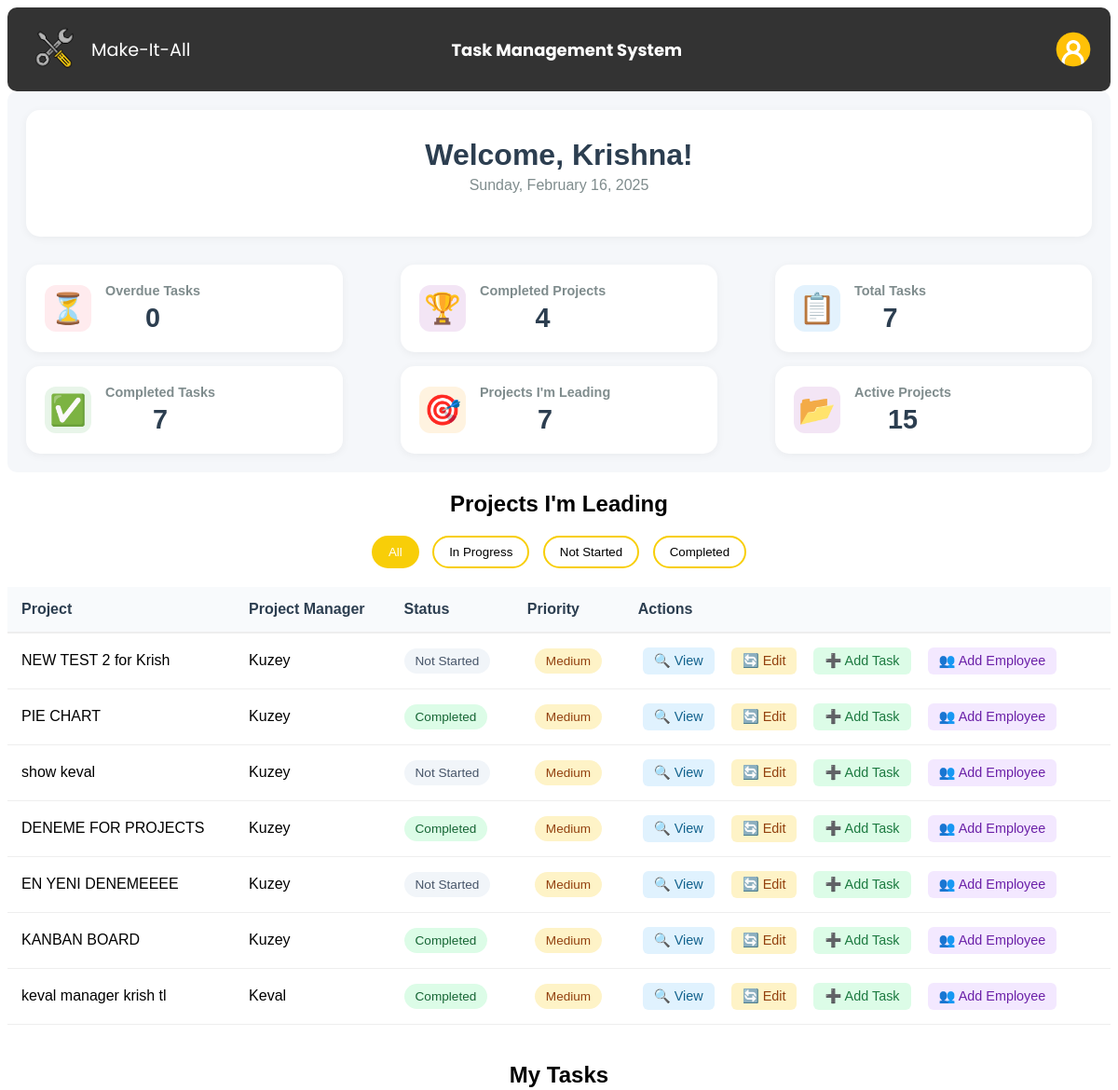
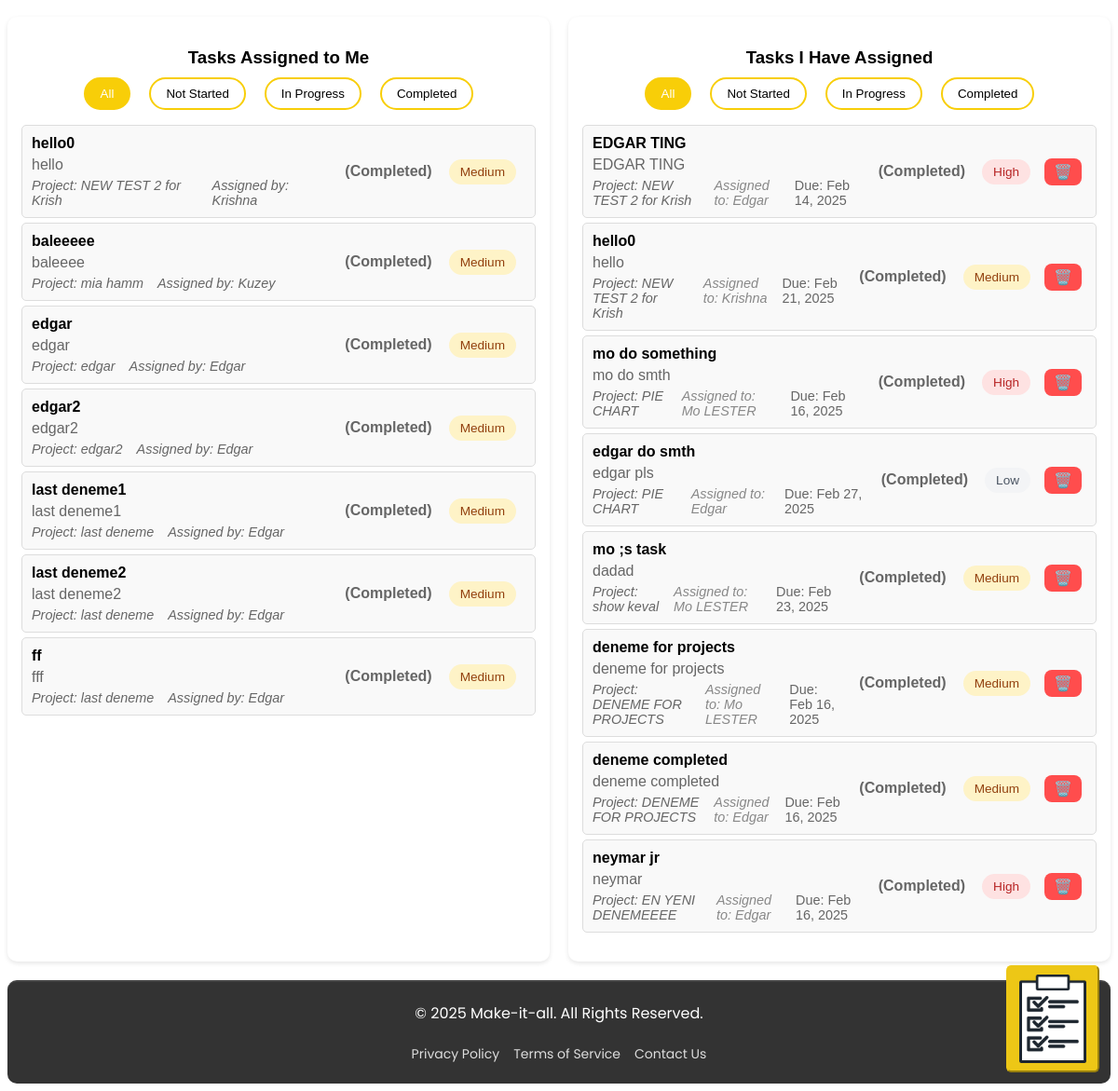
Page /employee.php (signed in) on the earlier database version (2 pictures, top to bottom).
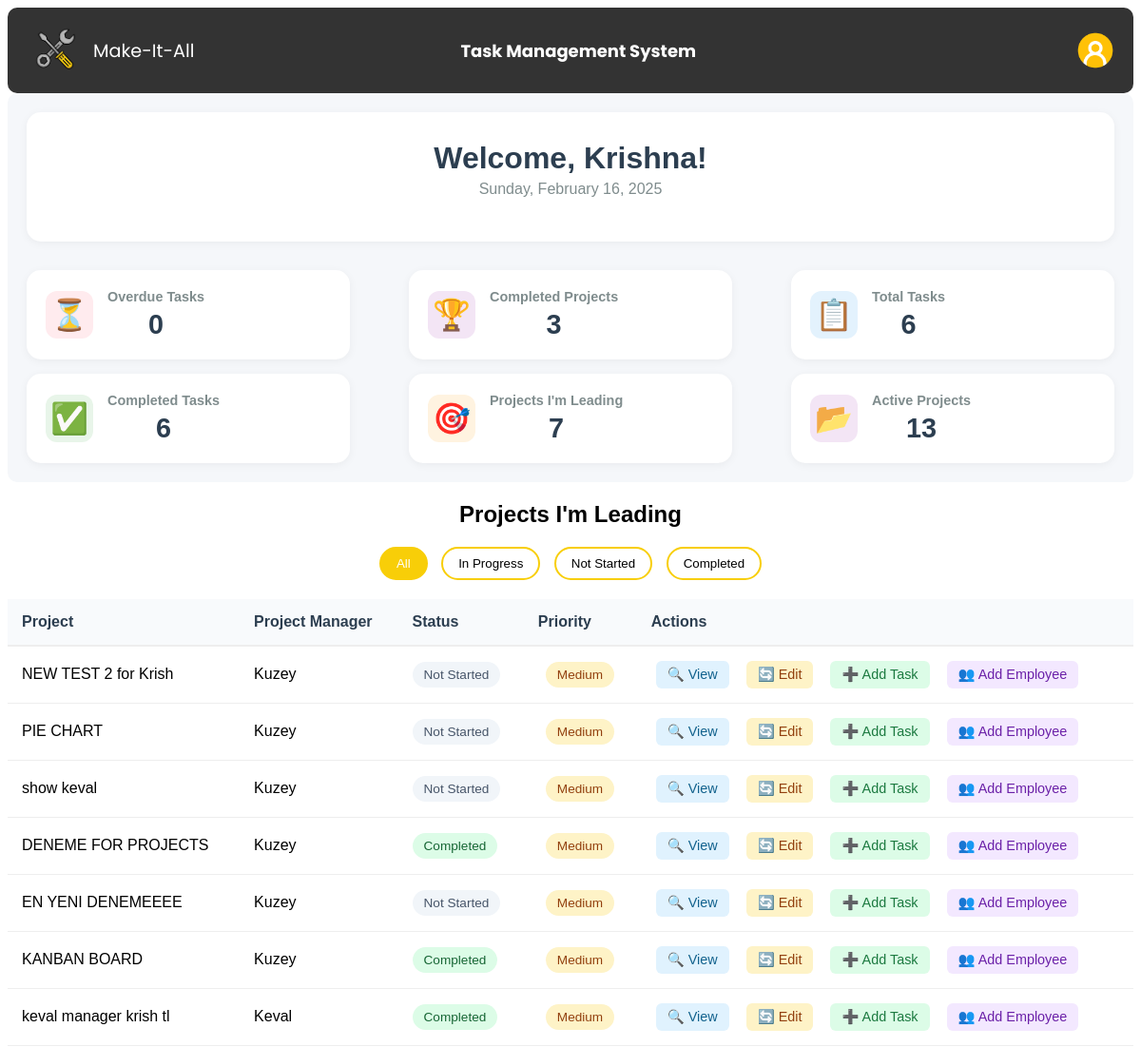
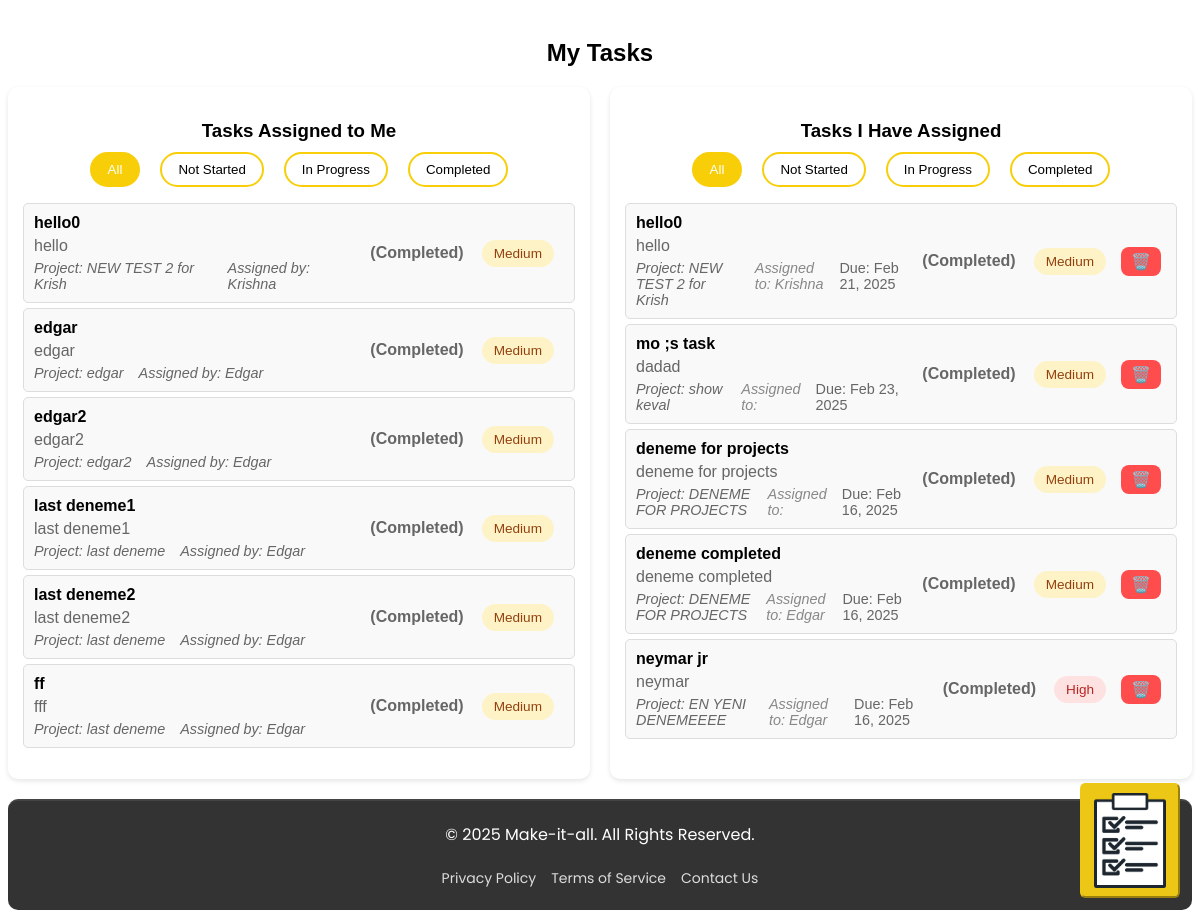
Same page on the later database version (2 pictures, top to bottom).
### tables this page shows
CREATE TABLE `users` (
  `id` int(11) NOT NULL,
  `name` varchar(255) NOT NULL,
  `email` varchar(255) NOT NULL,
  `password` varchar(255) NOT NULL,
  `role` enum('manager','employee') NOT NULL
);

CREATE TABLE `projects` (
  `id` int(11) NOT NULL,
  `manager_id` int(11) NOT NULL,
  `title` varchar(255) NOT NULL,
  `description` text NOT NULL,
  `team_leader_id` int(11) NOT NULL,
  `created_at` timestamp NOT NULL DEFAULT current_timestamp(),
  `status` enum('Not Started','In Progress','Completed') DEFAULT 'Not Started',
  `priority` enum('Low','Medium','High') DEFAULT 'Medium',
  `deadline` date NOT NULL DEFAULT curdate()
);

CREATE TABLE `tasks` (
  `id` int(11) NOT NULL,
  `project_id` int(11) NOT NULL,
  `title` varchar(255) NOT NULL,
  `description` text NOT NULL,
  `status` enum('Not Started','In Progress','Completed') DEFAULT 'Not Started',
  `deadline` date NOT NULL,
  `priority` enum('Low','Medium','High') DEFAULT 'Medium',
  `created_by` int(11) NOT NULL
);

### employee.php (the view, shortened to what the rows shown need)
<?php
include("notes.php");
$employee_id = $_SESSION["user_id"];
$assigned_to_me_stmt = $conn->prepare("
    SELECT t.id, t.title, t.description, t.status, t.deadline, t.priority,
           p.title AS project_name, u.name AS assigned_by
    FROM tasks t
    JOIN projects p ON t.project_id = p.id
    LEFT JOIN task_assignments ta ON t.id = ta.task_id
    LEFT JOIN users u ON t.created_by = u.id
    WHERE ta.employee_id = ?
    AND p.id IS NOT NULL
    GROUP BY t.id
");
$assigned_to_me_stmt->bind_param("i", $employee_id);
$assigned_to_me_stmt->execute();
$tasks_assigned_to_me = $assigned_to_me_stmt->get_result();
$assigned_by_me_stmt = $conn->prepare("
    SELECT t.id, t.title, t.description, t.status, t.deadline, t.priority,
           p.title AS project_name, u.name AS assigned_to,
           creator.name AS creator_name
    FROM tasks t
    JOIN projects p ON t.project_id = p.id
    LEFT JOIN task_assignments ta ON t.id = ta.task_id
    LEFT JOIN users u ON ta.employee_id = u.id
    LEFT JOIN users creator ON t.created_by = creator.id
    WHERE t.created_by = ?
    AND p.id IS NOT NULL
    GROUP BY t.id, u.name
");
$assigned_by_me_stmt->bind_param("i", $employee_id);
$assigned_by_me_stmt->execute();
$tasks_assigned_by_me = $assigned_by_me_stmt->get_result();
$leader_check = $conn->prepare("SELECT id, title FROM projects WHERE team_leader_id = ?");
$leader_check->bind_param("i", $employee_id);
$leader_check->execute();
$leader_result = $leader_check->get_result();
$leader_projects = [];
while ($row = $leader_result->fetch_assoc()) {
    $leader_projects[] = $row;
}
?>
<?php include("navbar.php"); ?>
<!DOCTYPE html>
<html lang="en">
<head>
    <link rel="stylesheet" href="style.css">
    <link rel="stylesheet" href="employee.css">
    <link href="https://cdnjs.cloudflare.com/ajax/libs/select2/4.0.13/css/select2.min.css" rel="stylesheet" />
</head>
<body>
    <?php
    $user_id = $_SESSION['user_id'];
    $result = $conn->query("SELECT name FROM users WHERE id = $user_id");
    $user = $result->fetch_assoc();
    ?>
    <div class="outer-container">
        <div class="dashboard-container">
            <div class="dashboard-left">
                <div class="welcome-section">
                    <div class="welcome-header">
                        <h1>Welcome, <?php echo htmlspecialchars($user['name']); ?>!</h1>
                        <p class="date"><?php echo date("l, F j, Y"); ?></p>
                    </div>
                </div>
            </div>
        </div>
    </div>
    <div class="projects-header">
        <h2>Projects I'm Leading</h2>
    </div>
    <?php if (!empty($leader_projects)): ?>
        <div class="projects-table-container">
            <table class="projects-table">
                <thead>
                    <tr>
                        <th>Project</th>
                        <th>Project Manager</th>
                        <th>Status</th>
                        <th>Priority</th>
                        <th>Actions</th>
                    </tr>
                </thead>
                <tbody id="project-list">
                    <?php foreach ($leader_projects as $project): ?>
                        <?php
                        $proj_stmt = $conn->prepare("SELECT p.*, leader.name AS leader, manager.name AS manager,
                                                (SELECT COUNT(*) FROM tasks WHERE project_id = p.id AND status = 'In Progress') AS in_progress_tasks,
                                                (SELECT COUNT(*) FROM tasks WHERE project_id = p.id AND status = 'Completed') AS completed_tasks,
                                                (SELECT COUNT(*) FROM tasks WHERE project_id = p.id) AS total_tasks
                                                FROM projects p
                                                JOIN users leader ON p.team_leader_id = leader.id
                                                JOIN users manager ON p.manager_id = manager.id
                                                WHERE p.id = ?");
                        $proj_stmt->bind_param("i", $project["id"]);
                        $proj_stmt->execute();
                        $project_details = $proj_stmt->get_result()->fetch_assoc();
                        if ($project_details["total_tasks"] == 0) {
                            $project_status = "Not Started";
                        } elseif ($project_details["completed_tasks"] == $project_details["total_tasks"]) {
                            $project_status = "Completed";
                        } elseif ($project_details["in_progress_tasks"] > 0) {
                            $project_status = "In Progress";
                        } else {
                            $project_status = "Not Started";
                        }
                        ?>
                        <tr class="project-row" data-status="<?php echo strtolower(str_replace(' ', '-', $project_status)); ?>">
                            <td>
                                <div class="project-name"> <?php echo htmlspecialchars($project_details["title"]); ?> </div>
                            </td>
                            <td>
                                <div class="team-leader-info"> <span class="leader-name">
                                        <?php echo htmlspecialchars($project_details["manager"]); ?> </span> </div>
                            </td>
                            <td>
                                <span class="status-badge <?php echo strtolower(str_replace(' ', '-', $project_status)); ?>">
                                    <?php echo htmlspecialchars($project_status); ?> </span>
                            </td>
                            <td>
                                <span class="priority-badge <?php echo strtolower($project_details["priority"]); ?>">
                                    <?php echo htmlspecialchars($project_details["priority"]); ?> </span>
                            </td>
                            <td>
                                <div class="action-buttons">
                                    <button class="action-btn view-btn" data-project-id="<?php echo $project["id"]; ?>"> 🔍 View
                                    </button>
                                    <button class="action-btn edit-btn" data-project-id="<?php echo $project["id"]; ?>"> 🔄 Edit
                                    </button>
                                    <button class="action-btn add-task-btn" data-project-id="<?php echo $project["id"]; ?>"
                                        data-project-title="<?php echo htmlspecialchars($project_details["title"]); ?>"> ➕ Add
                                        Task </button>
                                    <button class="action-btn add-employee-btn" data-project-id="<?php echo $project["id"]; ?>"
                                        data-project-title="<?php echo htmlspecialchars($project_details["title"]); ?>"> 👥 Add
                                        Employee </button>
                                </div>
                            </td>
                        </tr>
                    <?php endforeach; ?>
                </tbody>
            </table>
        </div>
    <?php else: ?>
        <div class="no-projects-message">
            <p>You are not leading any projects currently.</p>
        </div>
    <?php endif; ?>
    <h2>My Tasks</h2>
    <div class="task-container">
        <div class="task-section">
            <?php if ($tasks_assigned_to_me->num_rows > 0): ?>
                <ul class="tasks-list" id="tasks-assigned-to-me">
                    <?php while ($task = $tasks_assigned_to_me->fetch_assoc()): ?>
                        <li class="task-item" data-status="<?php echo htmlspecialchars($task["status"]); ?>">
                            <div class="task-info-wrapper">
                                <div class="task-main-info">
                                    <strong><?php echo htmlspecialchars($task["title"]); ?></strong>
                                    <p class="task-description"><?php echo htmlspecialchars($task["description"]); ?></p>
                                    <div class="task-details">
                                        <em>Project: <?php echo htmlspecialchars($task["project_name"]); ?></em>
                                        <span class="assigned-by">Assigned by:
                                            <?php echo htmlspecialchars($task["assigned_by"]); ?></span>
                                    </div>
                                </div>
                                <div class="task-status-wrapper">
                                    <span class="task-status">(<?php echo htmlspecialchars($task["status"]); ?>)</span>
                                    <span class="priority-badge <?php echo strtolower($task["priority"]); ?>">
                                        <?php echo htmlspecialchars($task["priority"]); ?>
                                    </span>
                                </div>
                            </div>
                        </li>
                    <?php endwhile; ?>
                </ul>
            <?php else: ?>
                <div class="no-tasks-message">
                    <p>No tasks are currently assigned to you.</p>
                </div>
            <?php endif; ?>
        </div>
        <div class="task-section">
            <?php if ($tasks_assigned_by_me->num_rows > 0): ?>
                <ul class="tasks-list" id="tasks-assigned-by-me">
                    <?php while ($task = $tasks_assigned_by_me->fetch_assoc()): ?>
                        <li class="task-item" data-status="<?php echo htmlspecialchars($task["status"]); ?>">
                            <div class="task-info-wrapper">
                                <div class="task-main-info">
                                    <strong><?php echo htmlspecialchars($task["title"]); ?></strong>
                                    <p class="task-description"><?php echo htmlspecialchars($task["description"]); ?></p>
                                    <div class="task-details">
                                        <em>Project: <?php echo htmlspecialchars($task["project_name"]); ?></em>
                                        <span class="assigned-to">Assigned to:
                                            <?php echo htmlspecialchars($task["assigned_to"]); ?></span>
                                        <span class="deadline">Due:
                                            <?php echo date('M d, Y', strtotime($task["deadline"])); ?></span>
                                    </div>
                                </div>
                                <div class="task-status-wrapper">
                                    <span class="task-status">(<?php echo htmlspecialchars($task["status"]); ?>)</span>
                                    <span class="priority-badge <?php echo strtolower($task["priority"]); ?>">
                                        <?php echo htmlspecialchars($task["priority"]); ?>
                                    </span>
                                    <div class="task-actions">
                                        <button class="delete-task-btn" data-task-id="<?php echo $task["id"]; ?>">🗑️</button>
                                    </div>
                                </div>
                            </div>
                        </li>
                    <?php endwhile; ?>
                </ul>
            <?php else: ?>
                <div class="no-tasks-message">
                    <p>You have not assigned any tasks to others.</p>
                </div>
            <?php endif; ?>
        </div>
    </div>
</body>
</html>

Differences in the rows shown:
removed tasks: title "baleeeee", description "baleeee", project.title "mia hamm", created_by.name "Kuzey", status "Completed", priority "Medium", shown under "Tasks Assigned to Me"
removed tasks: title "EDGAR TING", description "EDGAR TING", project.title "NEW TEST 2 for Krish", assigned_to "Edgar", deadline "Feb 14, 2025", status "Completed", priority "High", shown under "Tasks I Have Assigned"
removed tasks: title "mo do something", description "mo do smth", project.title "PIE CHART", assigned_to "Mo LESTER", deadline "Feb 16, 2025", status "Completed", priority "High", shown under "Tasks I Have Assigned"
removed tasks: title "edgar do smth", description "edgar pls", project.title "PIE CHART", assigned_to "Edgar", deadline "Feb 27, 2025", status "Completed", priority "Low", shown under "Tasks I Have Assigned"
changed projects "PIE CHART": project_status "Completed" → "Not Started"
shown differently, row unchanged: tasks "mo ;s task": assigned_to "Mo LESTER" → (not shown)
shown differently, row unchanged: tasks "deneme for projects": assigned_to "Mo LESTER" → (not shown)
Other differences:
$completed_projects: "4" → "3"
$total_tasks: "7" → "6"
$completed_tasks: "7" → "6"
$active_projects: "15" → "13"
